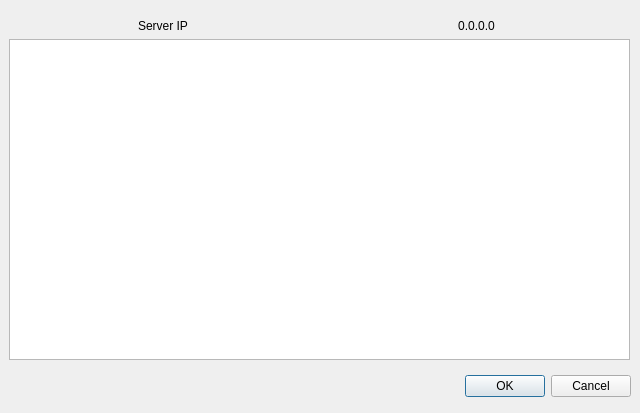
<?xml version="1.0" encoding="UTF-8"?>
<ui version="4.0">
 <class>Client</class>
 <widget class="QDialog" name="Client">
  <property name="geometry">
   <rect>
    <x>0</x>
    <y>0</y>
    <width>640</width>
    <height>413</height>
   </rect>
  </property>
  <property name="windowTitle">
   <string>Dialog</string>
  </property>
  <widget class="QDialogButtonBox" name="buttonBox">
   <property name="geometry">
    <rect>
     <x>10</x>
     <y>370</y>
     <width>621</width>
     <height>32</height>
    </rect>
   </property>
   <property name="orientation">
    <enum>Qt::Horizontal</enum>
   </property>
   <property name="standardButtons">
    <set>QDialogButtonBox::Cancel|QDialogButtonBox::Ok</set>
   </property>
  </widget>
  <widget class="QWidget" name="verticalLayoutWidget">
   <property name="geometry">
    <rect>
     <x>9</x>
     <y>9</y>
     <width>621</width>
     <height>351</height>
    </rect>
   </property>
   <layout class="QVBoxLayout" name="verticalLayout">
    <property name="topMargin">
     <number>10</number>
    </property>
    <item>
     <layout class="QHBoxLayout" name="horizontalLayout">
      <item>
       <widget class="QLabel" name="label1">
        <property name="text">
         <string>Server IP</string>
        </property>
        <property name="alignment">
         <set>Qt::AlignCenter</set>
        </property>
       </widget>
      </item>
      <item>
       <widget class="QLabel" name="lblServerIP">
        <property name="text">
         <string>0.0.0.0</string>
        </property>
        <property name="alignment">
         <set>Qt::AlignCenter</set>
        </property>
       </widget>
      </item>
     </layout>
    </item>
    <item>
     <widget class="QListView" name="listView"/>
    </item>
   </layout>
  </widget>
 </widget>
 <resources/>
 <connections>
  <connection>
   <sender>buttonBox</sender>
   <signal>accepted()</signal>
   <receiver>Client</receiver>
   <slot>accept()</slot>
   <hints>
    <hint type="sourcelabel">
     <x>248</x>
     <y>254</y>
    </hint>
    <hint type="destinationlabel">
     <x>157</x>
     <y>274</y>
    </hint>
   </hints>
  </connection>
  <connection>
   <sender>buttonBox</sender>
   <signal>rejected()</signal>
   <receiver>Client</receiver>
   <slot>reject()</slot>
   <hints>
    <hint type="sourcelabel">
     <x>316</x>
     <y>260</y>
    </hint>
    <hint type="destinationlabel">
     <x>286</x>
     <y>274</y>
    </hint>
   </hints>
  </connection>
 </connections>
</ui>
